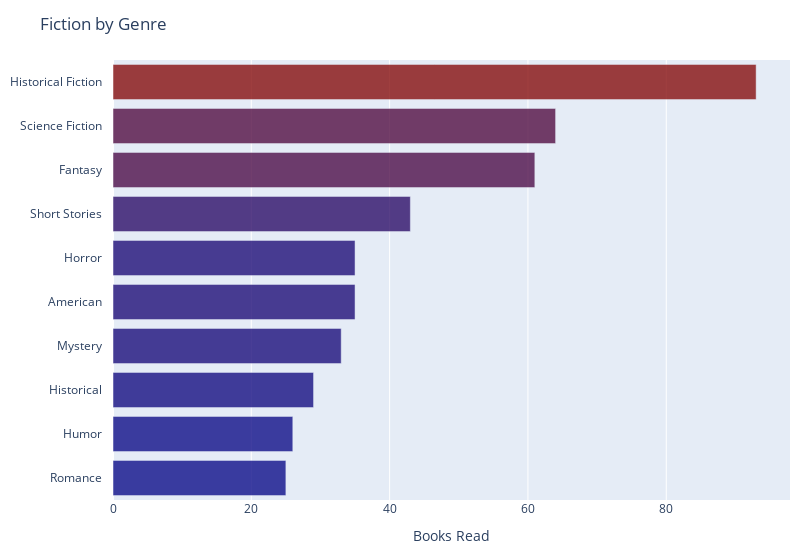

The cell this chart's notebook holds for it:
### Code cell
fig = group_fiction_genres(books_df, 10)
fig.show()
div_output = pio.to_html(fig, full_html=False, include_plotlyjs='cdn', config={'responsive': True})
with open("plots/fic_genre.html", "w") as f:
    f.write(div_output)

### Figure 1 — Plotly figure (JSON) as saved in the notebook; plotly's stock layout.template omitted (floating-point values rounded to 4 significant figures)
{"data": [{"marker": {"color": [93, 64, 61, 43, 35, 35, 33, 29, 26, 25], "colorscale": [[0, "rgb(0,0,131)"], [1, "rgb(128,0,0)"]], "showscale": false}, "name": "Fiction", "opacity": 0.75, "orientation": "h", "type": "bar", "x": [93, 64, 61, 43, 35, 35, 33, 29, 26, 25], "y": ["Historical Fiction", "Science Fiction", "Fantasy", "Short Stories", "Horror", "American", "Mystery", "Historical", "Humor", "Romance"]}], "layout": {"margin": {"b": 60, "l": 10, "r": 10, "t": 60}, "title": {"text": "Fiction by Genre"}, "width": 800, "xaxis": {"title": {"text": "Books Read"}}, "yaxis": {"automargin": true, "autorange": "reversed", "layer": "below traces", "ticklabelstandoff": 10, "tickmode": "array"}}}
